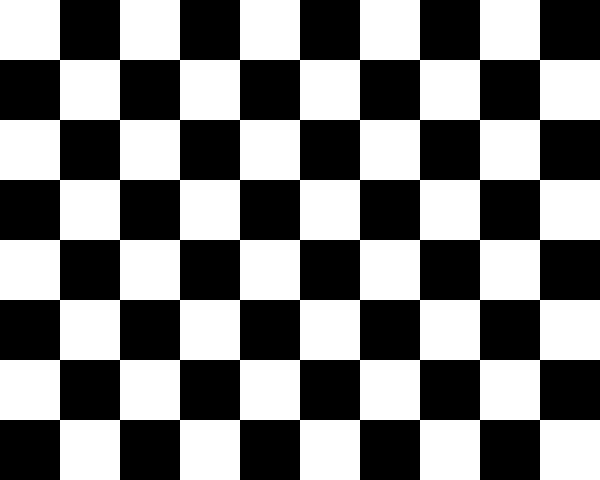
#> input picture Modul01 - Pendahuluan Komputer Vision/praktikum/image/checkerboard.png, 600 x 480 px, given in place of checkerboard.jpg, which was not available
$ python 01_harris_corner_detection.py
#> lines starting #> are read from the running program, lines starting #| are printed output that depends on the picture; after the words box and inside, x2 and y2 are one past the last pixel; in counts of white or black regions, pixels touching at a corner belong together; long printed decimals are rounded; pictures that were not available may be replaced by others from this repository, and a replacement may not be noted
"""
==========================================================================
PERCOBAAN 1: HARRIS CORNER DETECTION
==========================================================================
Program ini mempelajari cara mendeteksi sudut (corner) pada gambar
menggunakan metode Harris Corner Detection. Metode ini memanfaatkan
matriks auto-korelasi untuk mengukur perubahan intensitas di sekitar
setiap piksel.

Konsep yang dipelajari:
- Auto-correlation matrix (matriks kedua turunan intensitas)
- Eigenvalue dari matriks auto-korelasi (lambda1, lambda2)
- Response function R = det(M) - k * trace(M)^2
- Pengaruh parameter blockSize, ksize, k, dan threshold
- Heatmap fungsi respons Harris

Fungsi utama yang dipelajari:
- cv2.cornerHarris()   : Menghitung respons Harris corner di setiap piksel
- cv2.dilate()          : Memperbesar area corner agar lebih terlihat
- np.float32()          : Mengkonversi citra ke tipe float32 (syarat cornerHarris)
- cv2.cvtColor()        : Mengkonversi ruang warna citra

Hasil: Visualisasi deteksi sudut Harris dengan variasi parameter
==========================================================================
"""

# Mengimpor library OpenCV untuk pemrosesan gambar dan deteksi sudut
import cv2

# Mengimpor NumPy untuk operasi array dan matriks numerik
import numpy as np

# Mengimpor os untuk operasi path file dan folder
import os

# Mengimpor matplotlib untuk menyimpan visualisasi hasil
import matplotlib.pyplot as plt

# Mengimpor time untuk mengukur waktu pemrosesan
import time

# Mendapatkan direktori tempat script ini berada
SCRIPT_DIR = os.path.dirname(os.path.abspath(__file__))

# Mendefinisikan path folder gambar input
IMAGE_DIR = os.path.join(SCRIPT_DIR, "image")

# Mendefinisikan path folder output untuk menyimpan hasil
OUTPUT_DIR = os.path.join(SCRIPT_DIR, "output")

# Membuat folder output jika belum ada
os.makedirs(OUTPUT_DIR, exist_ok=True)

# Menampilkan judul percobaan
print("=" * 60)
print("PERCOBAAN 1: HARRIS CORNER DETECTION")
print("=" * 60)

# ============================================================
# 1. Memuat dan Mempersiapkan Gambar
# ============================================================

# Membaca gambar checkerboard dari file
img_checker = cv2.imread(os.path.join(IMAGE_DIR, "checkerboard.jpg"))
#> img_checker is the input picture: shape (480, 600, 3); 50% white; 1 white region, box (x1, y1, x2, y2) and area: (0, 0, 600, 480) 144000

# Membaca gambar bangunan dari file
img_bangunan = cv2.imread(os.path.join(IMAGE_DIR, "bangunan.jpg"))
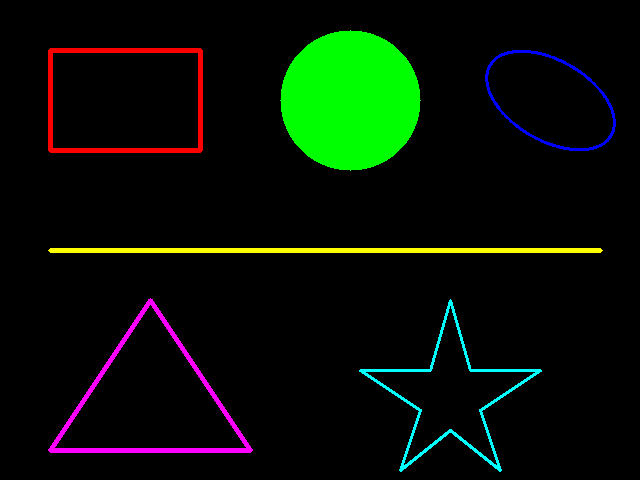
#> input picture Modul01 - Pendahuluan Komputer Vision/praktikum/image/bentuk_geometris.png, 640 x 480 px, given in place of bangunan.jpg, which was not available
#> img_bangunan is the input picture: shape (480, 640, 3); mean B, G, R 4.8, 16.7, 6.6

# Memeriksa apakah gambar berhasil dimuat
if img_checker is None or img_bangunan is None:
    print("[ERROR] Gambar tidak ditemukan! Jalankan download_image.py terlebih dahulu.")
    exit()

# Menampilkan informasi ukuran gambar checkerboard
print(f"[INFO] Ukuran checkerboard: {img_checker.shape}")
#| [INFO] Ukuran checkerboard: (480, 600, 3)

# Menampilkan informasi ukuran gambar bangunan
print(f"[INFO] Ukuran bangunan: {img_bangunan.shape}")
#| [INFO] Ukuran bangunan: (480, 640, 3)

# Mengkonversi gambar checkerboard ke grayscale
gray_checker = cv2.cvtColor(img_checker, cv2.COLOR_BGR2GRAY)

# Mengkonversi gambar bangunan ke grayscale
gray_bangunan = cv2.cvtColor(img_bangunan, cv2.COLOR_BGR2GRAY)

# Mengkonversi grayscale checkerboard ke float32 (syarat cornerHarris)
float_checker = np.float32(gray_checker)

# Mengkonversi grayscale bangunan ke float32 (syarat cornerHarris)
float_bangunan = np.float32(gray_bangunan)

# Menampilkan tipe data hasil konversi
print(f"[INFO] Tipe data setelah konversi: {float_checker.dtype}")
#| [INFO] Tipe data setelah konversi: float32

# ============================================================
# 2. Menerapkan Harris Corner Detection Dasar
# ============================================================

# Menerapkan cornerHarris pada checkerboard dengan parameter default
# blockSize=2: ukuran neighbourhood, ksize=3: parameter Sobel, k=0.04: konstanta Harris
harris_checker = cv2.cornerHarris(float_checker, blockSize=2, ksize=3, k=0.04)

# Menerapkan cornerHarris pada bangunan dengan parameter yang sama
harris_bangunan = cv2.cornerHarris(float_bangunan, blockSize=2, ksize=3, k=0.04)
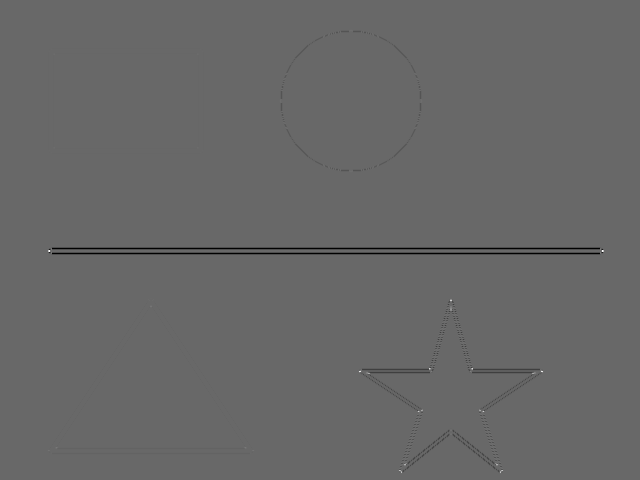
#> harris_bangunan: shape (480, 640) float32; min -104350312, max 149392160, mean -715340.1; drawn with min black and max white

# Menampilkan informasi nilai respons Harris pada checkerboard
print(f"\n[HASIL] Respons Harris checkerboard - min: {harris_checker.min():.6f}, max: {harris_checker.max():.6f}")
#| [HASIL] Respons Harris checkerboard - min: -169130016.000, max: 330332096.000

# Menampilkan informasi nilai respons Harris pada bangunan
print(f"[HASIL] Respons Harris bangunan - min: {harris_bangunan.min():.6f}, max: {harris_bangunan.max():.6f}")
#| [HASIL] Respons Harris bangunan - min: -104350312.000, max: 149392160.000

# Mendilasi hasil Harris agar titik corner lebih terlihat jelas
harris_checker_dilated = cv2.dilate(harris_checker, None)

# Mendilasi hasil Harris bangunan agar titik corner lebih terlihat jelas
harris_bangunan_dilated = cv2.dilate(harris_bangunan, None)
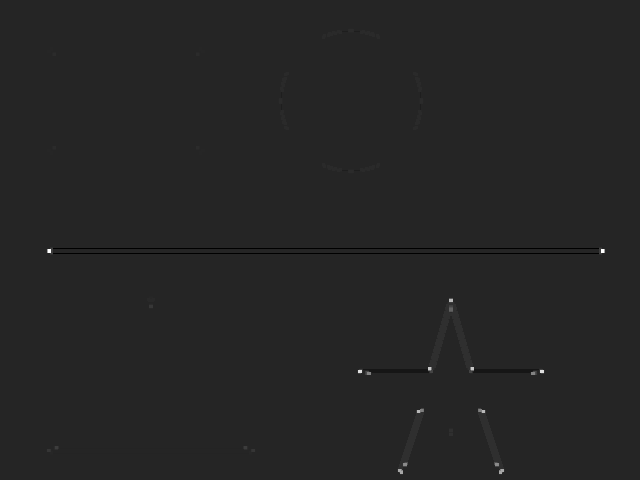
#> harris_bangunan_dilated: shape (480, 640) float32; min -26087578, max 149392160, mean 16320.4; drawn with min black and max white

# Membuat salinan gambar checkerboard untuk ditandai
result_checker = img_checker.copy()

# Membuat salinan gambar bangunan untuk ditandai
result_bangunan = img_bangunan.copy()

# Menentukan threshold: piksel dengan R > 0.01 * R_max dianggap corner
threshold_checker = 0.01 * harris_checker_dilated.max()
#> threshold_checker = 3303321

# Menentukan threshold untuk bangunan
threshold_bangunan = 0.01 * harris_bangunan_dilated.max()
#> threshold_bangunan = 1493921.6

# Menandai corner pada checkerboard dengan warna merah (BGR: 0,0,255)
result_checker[harris_checker_dilated > threshold_checker] = [0, 0, 255]
#> result_checker: shape (480, 600, 3); 0.55% of pixels changed, all inside (x1, y1, x2, y2) = (58, 58, 543, 423)

# Menandai corner pada bangunan dengan warna merah
result_bangunan[harris_bangunan_dilated > threshold_bangunan] = [0, 0, 255]
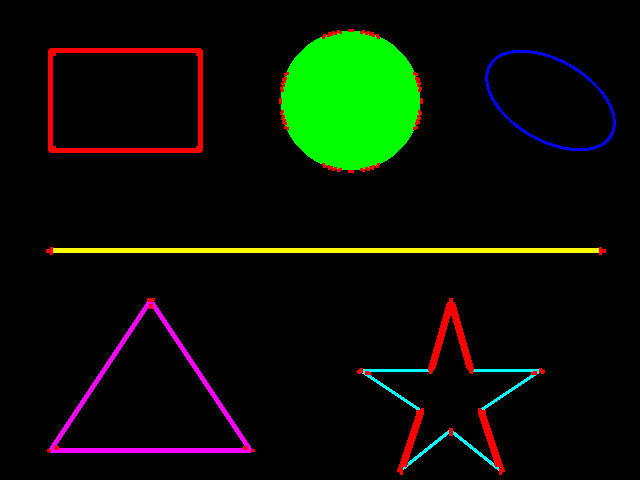
#> result_bangunan: shape (480, 640, 3); 0.97% of pixels changed, all inside (x1, y1, x2, y2) = (46, 29, 606, 475)

# Menghitung jumlah corner yang terdeteksi pada checkerboard
corner_count_checker = np.sum(harris_checker_dilated > threshold_checker)
#> corner_count_checker = 1575

# Menghitung jumlah corner yang terdeteksi pada bangunan
corner_count_bangunan = np.sum(harris_bangunan_dilated > threshold_bangunan)
#> corner_count_bangunan = 3002

# Menampilkan jumlah corner
print(f"[HASIL] Jumlah piksel corner checkerboard: {corner_count_checker}")
#| [HASIL] Jumlah piksel corner checkerboard: 1575
print(f"[HASIL] Jumlah piksel corner bangunan: {corner_count_bangunan}")
#| [HASIL] Jumlah piksel corner bangunan: 3002

# ============================================================
# 3. Visualisasi Hasil Harris Corner Detection Dasar
# ============================================================

# Membuat figure dengan 2x2 subplot untuk visualisasi
fig, axes = plt.subplots(2, 2, figsize=(14, 12))

# Menampilkan gambar checkerboard asli pada subplot pertama
axes[0, 0].imshow(cv2.cvtColor(img_checker, cv2.COLOR_BGR2RGB))

# Memberikan judul pada subplot pertama
axes[0, 0].set_title("Checkerboard - Asli", fontsize=12)

# Menonaktifkan sumbu pada subplot pertama
axes[0, 0].axis('off')

# Menampilkan hasil deteksi Harris pada checkerboard
axes[0, 1].imshow(cv2.cvtColor(result_checker, cv2.COLOR_BGR2RGB))

# Memberikan judul pada subplot kedua
axes[0, 1].set_title(f"Harris Corner (corners: {corner_count_checker})", fontsize=12)

# Menonaktifkan sumbu pada subplot kedua
axes[0, 1].axis('off')

# Menampilkan gambar bangunan asli pada subplot ketiga
axes[1, 0].imshow(cv2.cvtColor(img_bangunan, cv2.COLOR_BGR2RGB))

# Memberikan judul pada subplot ketiga
axes[1, 0].set_title("Bangunan - Asli", fontsize=12)

# Menonaktifkan sumbu pada subplot ketiga
axes[1, 0].axis('off')

# Menampilkan hasil deteksi Harris pada bangunan
axes[1, 1].imshow(cv2.cvtColor(result_bangunan, cv2.COLOR_BGR2RGB))

# Memberikan judul pada subplot keempat
axes[1, 1].set_title(f"Harris Corner (corners: {corner_count_bangunan})", fontsize=12)

# Menonaktifkan sumbu pada subplot keempat
axes[1, 1].axis('off')

# Memberikan judul utama pada figure
fig.suptitle("Percobaan 1: Harris Corner Detection", fontsize=16, fontweight='bold')

# Mengatur layout agar tidak tumpang tindih
plt.tight_layout()

# Menyimpan hasil visualisasi ke file
plt.savefig(os.path.join(OUTPUT_DIR, "01_harris_corner.png"), dpi=150, bbox_inches='tight')
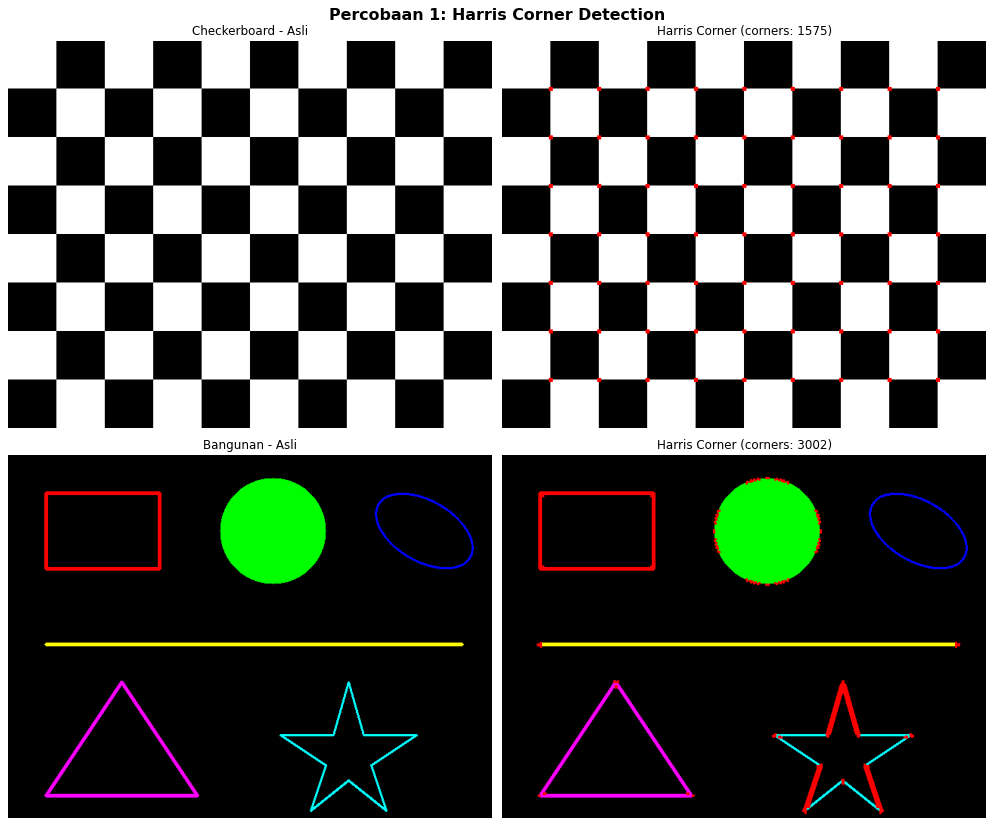
#> figure drawn by matplotlib, 4 panels

# Menampilkan pesan bahwa file telah disimpan
print(f"\n[SAVED] 01_harris_corner.png")

# Menutup figure untuk menghemat memori
plt.close()

# ============================================================
# 4. Variasi Parameter blockSize
# ============================================================

# Mendefinisikan daftar nilai blockSize yang akan diuji
block_sizes = [2, 3, 5, 7]

# Membuat figure 2x4 untuk menampilkan variasi blockSize pada dua gambar
fig, axes = plt.subplots(2, 4, figsize=(20, 10))

# Melakukan iterasi untuk setiap nilai blockSize
for i, bs in enumerate(block_sizes):
    # Menerapkan Harris pada checkerboard dengan blockSize tertentu
    harris_bs_checker = cv2.cornerHarris(float_checker, blockSize=bs, ksize=3, k=0.04)

    # Mendilasi hasil Harris
    harris_bs_checker = cv2.dilate(harris_bs_checker, None)

    # Membuat salinan gambar untuk ditandai
    result_bs_checker = img_checker.copy()

    # Menentukan threshold
    thresh_bs = 0.01 * harris_bs_checker.max()

    # Menandai corner dengan warna merah
    result_bs_checker[harris_bs_checker > thresh_bs] = [0, 0, 255]

    # Menghitung jumlah piksel corner
    count_bs_checker = np.sum(harris_bs_checker > thresh_bs)

    # Menampilkan hasil pada subplot baris pertama
    axes[0, i].imshow(cv2.cvtColor(result_bs_checker, cv2.COLOR_BGR2RGB))

    # Memberikan judul dengan informasi blockSize dan jumlah corner
    axes[0, i].set_title(f"blockSize={bs}\n({count_bs_checker} px)", fontsize=10)

    # Menonaktifkan sumbu
    axes[0, i].axis('off')

    # Menerapkan Harris pada bangunan dengan blockSize tertentu
    harris_bs_bangunan = cv2.cornerHarris(float_bangunan, blockSize=bs, ksize=3, k=0.04)

    # Mendilasi hasil Harris pada bangunan
    harris_bs_bangunan = cv2.dilate(harris_bs_bangunan, None)

    # Membuat salinan gambar bangunan untuk ditandai
    result_bs_bangunan = img_bangunan.copy()

    # Menentukan threshold untuk bangunan
    thresh_bs_b = 0.01 * harris_bs_bangunan.max()

    # Menandai corner bangunan dengan warna merah
    result_bs_bangunan[harris_bs_bangunan > thresh_bs_b] = [0, 0, 255]

    # Menghitung jumlah piksel corner bangunan
    count_bs_bangunan = np.sum(harris_bs_bangunan > thresh_bs_b)

    # Menampilkan hasil pada subplot baris kedua
    axes[1, i].imshow(cv2.cvtColor(result_bs_bangunan, cv2.COLOR_BGR2RGB))

    # Memberikan judul dengan informasi blockSize dan jumlah corner
    axes[1, i].set_title(f"blockSize={bs}\n({count_bs_bangunan} px)", fontsize=10)

    # Menonaktifkan sumbu
    axes[1, i].axis('off')
#> this loop made 4 passes
#> (thresh_bs, count_bs_checker, thresh_bs_b, count_bs_bangunan) on passes 1 to 4: (3303321, 1575, 1493921.6, 3002), (3946367.4, 2268, 2460807.4, 2605), (2784556.8, 4032, 1783738.2, 3076), (1789918.9, 6300, 1045044.8, 3956)

# Memberikan label baris pertama
axes[0, 0].set_ylabel("Checkerboard", fontsize=12)

# Memberikan label baris kedua
axes[1, 0].set_ylabel("Bangunan", fontsize=12)

# Memberikan judul utama
fig.suptitle("Variasi Parameter blockSize pada Harris Corner", fontsize=16, fontweight='bold')

# Mengatur layout agar rapi
plt.tight_layout()

# Menyimpan hasil visualisasi variasi blockSize
plt.savefig(os.path.join(OUTPUT_DIR, "01_harris_variasi_blocksize.png"), dpi=150, bbox_inches='tight')
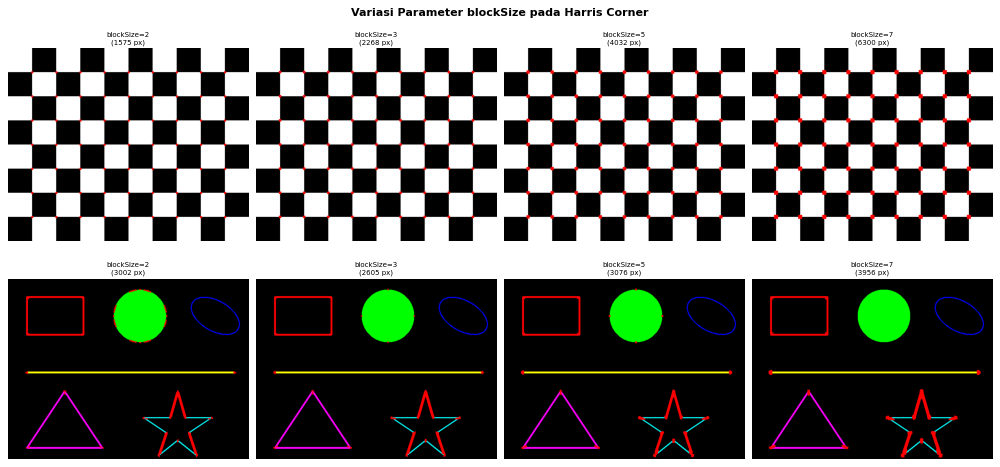
#> figure drawn by matplotlib, 8 panels

# Menampilkan pesan file tersimpan
print("[SAVED] 01_harris_variasi_blocksize.png")

# Menutup figure
plt.close()

# ============================================================
# 5. Variasi Parameter k (Konstanta Harris)
# ============================================================

# Mendefinisikan daftar nilai k yang akan diuji
k_values = [0.01, 0.04, 0.06, 0.1]

# Menampilkan header variasi k
print(f"\n--- Variasi Parameter k ---")

# Membuat figure untuk menampilkan variasi k
fig, axes = plt.subplots(2, 4, figsize=(20, 10))

# Melakukan iterasi untuk setiap nilai k
for i, k_val in enumerate(k_values):
    # Menerapkan Harris pada checkerboard dengan k tertentu
    harris_k_checker = cv2.cornerHarris(float_checker, blockSize=2, ksize=3, k=k_val)

    # Mendilasi hasil
    harris_k_checker = cv2.dilate(harris_k_checker, None)

    # Membuat salinan gambar
    result_k_checker = img_checker.copy()

    # Menentukan threshold
    thresh_k = 0.01 * harris_k_checker.max()

    # Menandai corner merah
    result_k_checker[harris_k_checker > thresh_k] = [0, 0, 255]

    # Menghitung jumlah corner
    count_k = np.sum(harris_k_checker > thresh_k)

    # Menampilkan hasil pada subplot baris pertama
    axes[0, i].imshow(cv2.cvtColor(result_k_checker, cv2.COLOR_BGR2RGB))

    # Memberikan judul
    axes[0, i].set_title(f"k={k_val}\n({count_k} px)", fontsize=10)

    # Menonaktifkan sumbu
    axes[0, i].axis('off')

    # Menerapkan Harris pada bangunan dengan k tertentu
    harris_k_bang = cv2.cornerHarris(float_bangunan, blockSize=2, ksize=3, k=k_val)

    # Mendilasi hasil bangunan
    harris_k_bang = cv2.dilate(harris_k_bang, None)

    # Membuat salinan gambar bangunan
    result_k_bang = img_bangunan.copy()

    # Menentukan threshold bangunan
    thresh_k_b = 0.01 * harris_k_bang.max()

    # Menandai corner bangunan
    result_k_bang[harris_k_bang > thresh_k_b] = [0, 0, 255]

    # Menghitung corner bangunan
    count_k_b = np.sum(harris_k_bang > thresh_k_b)

    # Menampilkan hasil bangunan
    axes[1, i].imshow(cv2.cvtColor(result_k_bang, cv2.COLOR_BGR2RGB))

    # Memberikan judul bangunan
    axes[1, i].set_title(f"k={k_val}\n({count_k_b} px)", fontsize=10)

    # Menonaktifkan sumbu
    axes[1, i].axis('off')

    # Menampilkan informasi ke konsol
    print(f"  k={k_val}: checker={count_k} px, bangunan={count_k_b} px")
#> this loop made 4 passes
#> (thresh_k, thresh_k_b, count_k_b) on passes 1 to 4: (3798818.9, 2093120.6, 5360), (3303321, 1493921.6, 3002), (2972988.8, 1157961.5, 540), (2312324.5, 907320.5, 412)
#> (printed output is left out)
#> pass 1, `harris_k_bang = cv2.dilate(harris_k_bang, None)`:
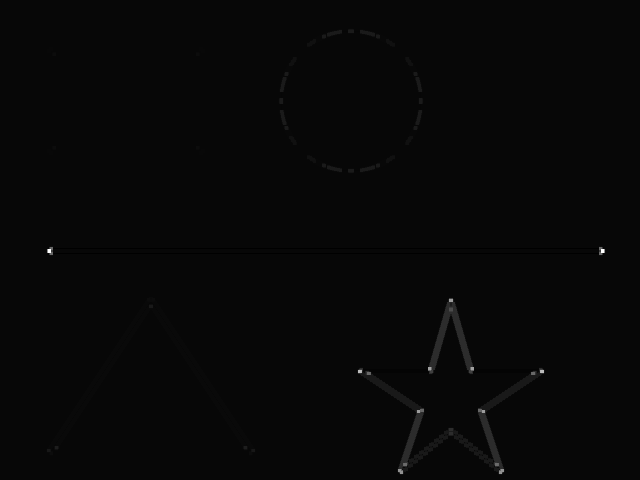
#> harris_k_bang: shape (480, 640) float32; min -6521894.5, max 209312064, mean 396734.2; drawn with min black and max white

# Memberikan judul utama figure
fig.suptitle("Variasi Parameter k pada Harris Corner", fontsize=16, fontweight='bold')

# Mengatur layout
plt.tight_layout()

# Menyimpan visualisasi variasi k
plt.savefig(os.path.join(OUTPUT_DIR, "01_harris_variasi_k.png"), dpi=150, bbox_inches='tight')
#> (the rest of the program and of its run is left out)
